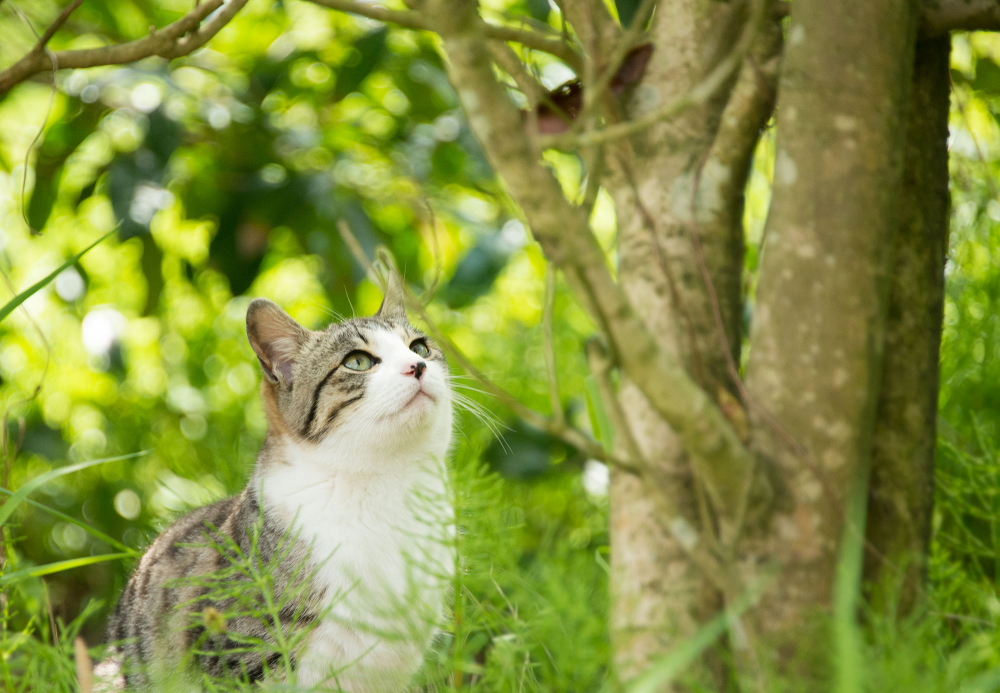
#> input picture k-means/cat-free-photo-for-kmeans.jpg, 2000 x 1386 px (shown at 1/2 size)
$ jupyter execute k-means-fullscratch.ipynb
#> lines starting #> are read from the running program, lines starting #| are printed output that depends on the picture
# k-means(k平均法)のPythonによるフルスクラッチ

### アルゴリズムの実態

0. kを決める
1. 初期値をk個決定する
2. 重心に近い点を決定する
3. それぞれの重心にそれぞれの重心を移動する（パワーワード感）
4. 2~3.を繰り返す
5. kを変更して1に戻る

[cell 1]
import numpy as np
import matplotlib.pyplot as plt

## ダミーデータを作成する

[cell 2]
n_data0 = 20             #1.データの数
n_data1 = 20
n_data2 = 20

mean0 = [1, 4]          #2.データ０における平均値（ｘ、ｙ）
mean1 = [3.0, 2.8]
mean2 = [1.4, 1]
noise = [[0.8, 2.2],
         [3.0, 0.7]]


cov0  = [[0.04, 0.0],
         [0.0, 0.04]]    #3.データ０における共分散行列
cov1  = [[0.04, 0.0],
         [0.0, 0.04]]
cov2  = [[0.04, 0.0],
         [0.0, 0.04]]


#二次元正規分布を生成する（0~3の値によって変動する）
X0 = np.random.multivariate_normal(mean0, cov0, n_data0)
X1 = np.random.multivariate_normal(mean1, cov1, n_data1)
X2 = np.random.multivariate_normal(mean2, cov2, n_data2)

#それぞれのデータの結合
X = np.concatenate((X0, X1, X2, noise))

plt.scatter(X[:,0],X[:,1],)
plt.xlabel('x')
plt.ylabel('y')
plt.show()
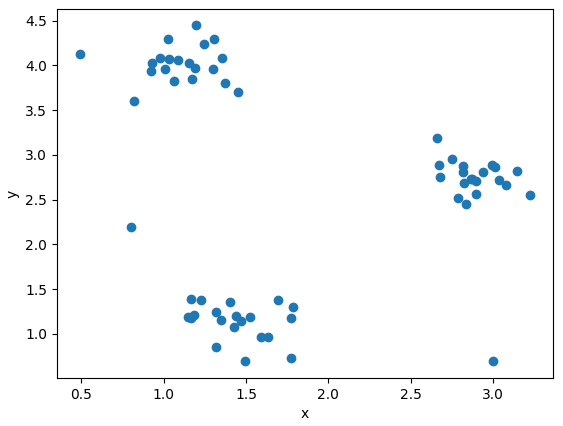
#> figure drawn by matplotlib, 1 panel

[cell 3]
class kmeans():
    def __init__(self,plus=False,n_search=10,plot=True):
        self.plus = plus
        self.n_search = n_search
        self.plot = plot

    def clustering(self):
        dist_list = [0]*self.k
        sse_sum = 0
        for c in range(self.k):
            sse = (self.X-self.center[c])**2
            dist_list[c] = np.sum(sse, axis=1)

        self.cluster = np.argmin(np.array(dist_list),axis=0)

        return self.cluster,np.sqrt(np.sum(np.min(dist_list,axis=0))**(1/2))

    #初期値決定
    def init_center(self,n_sample,k,n_dims):
        if self.plus == False:
            self.center = X[np.random.choice(np.arange(0,n_sample),k),:]
            #print(self.center)

        else:
            distance = np.zeros((n_sample,k))
            #最初の重心決定確率は一律
            pr = np.ones(n_sample)/n_sample
            self.center = np.zeros((k,n_dims))
            self.center[0,:] = X[np.random.choice(np.arange(0,n_sample),1,p=pr),:]
            for c in range(1,k):
                flag = True
                while flag:
                    #重心決定
                    center_candidate = X[np.random.choice(np.arange(0,n_sample),1,p=pr),:]
                    flag = np.any(self.center == center_candidate) #すでに選ばれた重心なら、もう一度探索
                #print(center_candidate)
                self.center[c] = center_candidate

                #距離を求める
                distance[:,c] = (np.sum((X-self.center[c])**2,axis=1))**0.5
                #重心決定の確率更新
                pr = np.sum(distance,axis=1) / np.sum(distance)

    #fiding centers
    def fit(self,X,k):
        self.X = X
        self.k = k
        self.sse_list = []
        self.center_list = []
        self.cluster_list = []
        n_sample = X.shape[0]
        n_dims = X.shape[1]


        #学習本文
        for i in range(self.n_search):
            #初期位置決定
            self.init_center(n_sample,k,n_dims)
            old_center = np.array([np.inf for i in range(n_dims)])
            while np.sum(((old_center-self.center)**2))**0.5 > 10e-8:
                self.clustering()

                old_center = self.center.copy()

                #重心を更新
                for i in list(set(self.cluster)):
                    self.center[i] = np.mean(X[self.cluster==i],axis=0)

            cluster, sse = self.clustering()
            self.cluster_list.append(cluster)
            self.sse_list.append(sse)
            self.center_list.append(self.center)

            #可視化するかしないか
            if self.plot == True:
                plt.scatter(X[:,0], X[:,1],c=self.cluster)
                plt.scatter(self.center[:,0], self.center[:,1],s=10,c="r")
                plt.xlabel('x')
                plt.ylabel('y')
                plt.show()

        best_idx = np.argmin(self.sse_list)
        best_sse = self.sse_list[best_idx]
        best_cluster = self.cluster_list[best_idx]
        best_center = self.center_list[best_idx]

        #ベストなクラスタリングのプロット
        print("No.1")
        plt.scatter(X[:,0], X[:,1],c=best_cluster)
        plt.scatter(best_center[:,0], best_center[:,1],s=10,c="r")
        plt.xlabel('x')
        plt.ylabel('y')
        plt.show()

        return best_sse, best_center ,best_cluster

[cell 4]
kmn = kmeans(plus=True,n_search=100,plot=False)
elbow_list = []
for i in range(1,11):
    plt.figure(figsize=(5,5))
    plt.xlim(0,5)
    plt.ylim(0,5)
    best_sse, _ , _= kmn.fit(X,i)
    elbow_list.append(best_sse)
    plt.show()
#> this loop made 10 passes
#> pass 1, in fit, `plt.show()`:
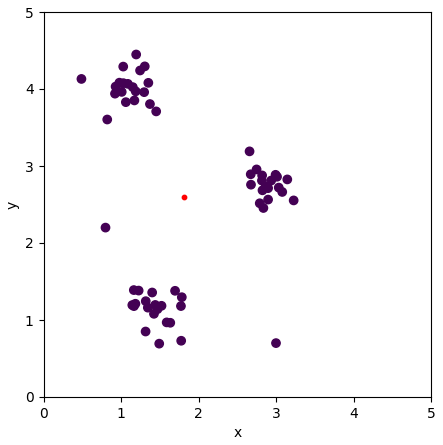
#> figure drawn by matplotlib, 1 panel


plt.plot(elbow_list)
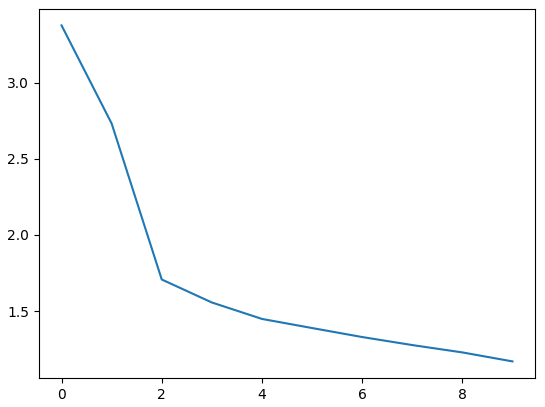
#> figure drawn by matplotlib, 1 panel; curve peaks at x = 0, y = 3.38

[cell 5]
import cv2 as cv

[cell 6]
img = plt.imread("cat-free-photo-for-kmeans.jpg")
#> img is the input picture: shape (1386, 2000, 3); mean R, G, B 133.2, 144.8, 65.4

Height,Width,RGB = img.shape
#> Height = 1386; Width = 2000; RGB = 3
img_min = cv.resize(img, (Width // 6, Height // 6))
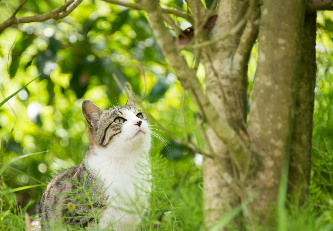
#> img_min: shape (231, 333, 3); mean R, G, B 133.2, 144.8, 65.3
Height_min, Width_min, RGB_min= img_min.shape
#> Height_min = 231; Width_min = 333; RGB_min = 3

X = img_min.reshape(Height_min*Width_min,RGB_min)
print(X.shape)
#| (76923, 3)

plt.scatter(X[:,1],X[:,2])
plt.show()
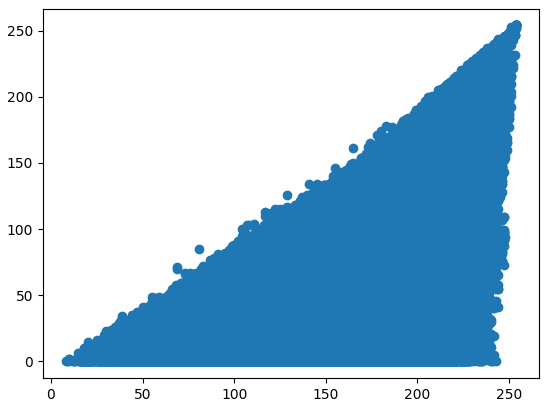
#> figure drawn by matplotlib, 1 panel

plt.imshow(img_min)
plt.show()

[cell 7]
kmn_cat = kmeans(plus=True,n_search=3,plot=False)
_,best_center, best_cluster = kmn_cat.fit(X,k=6)
#> after the loop in fit (call 11), `for i in range(self.n_search):`: self.center = [[189.5, 197.1, 113.1], [157.4, 186.1, 27.11], [61.97, 75.47, 13.11], [143.7, 146.1, 80.74], [217.3, 221.7, 188.5], [105.8, 121.8, 35.45]]; self.center_list = 3 items; self.sse_list = [94.8, 94.8, 94.8]
#> in fit (call 11), `best_idx = np.argmin(self.sse_list)`: best_idx = 0
#> in fit (call 11), `best_sse = self.sse_list[best_idx]`: best_sse = 94.8
#> in fit (call 11), `best_center = self.center_list[best_idx]`: best_center = [[189.4, 197, 113.2], [143.5, 146, 80.69], [217.3, 221.7, 188.5], [105.7, 121.7, 35.36], [157.4, 186.2, 27.36], [61.95, 75.44, 13.1]]
#> in fit (call 11), `plt.show()`:
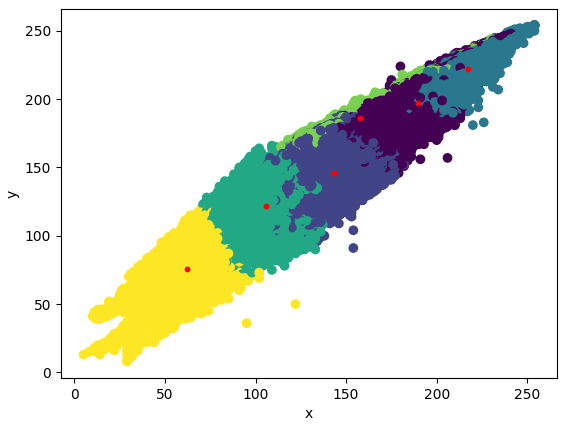
#> figure drawn by matplotlib, 1 panel

[cell 8]
X_kmn = np.empty(X.shape)
for i in range(kmn_cat.cluster.shape[0]):
    X_kmn[i,:] = best_center[best_cluster[i]]

X_kmn = X_kmn.reshape(Height_min, Width_min, RGB_min).astype("uint8")
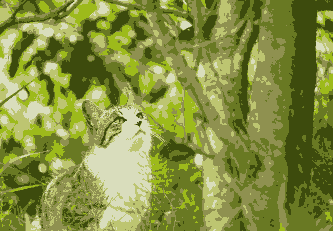
#> X_kmn: shape (231, 333, 3); mean of channels 0, 1, 2 132.6, 144.2, 64.9; drawn as R, G, B
#display(X_kmn)
plt.imshow(X_kmn)
plt.show()
